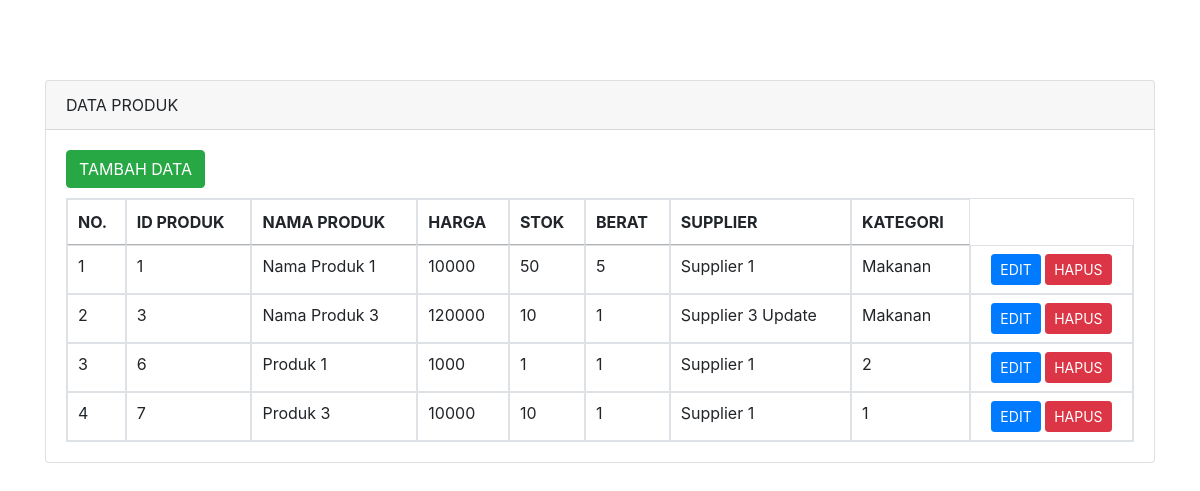
Page /produk/index.php on the committed database.
### tables this page shows
CREATE TABLE `produk` (
  `id` int NOT NULL AUTO_INCREMENT,
  `id_supplier` int DEFAULT NULL,
  `nama` varchar(100) NOT NULL,
  `harga` int DEFAULT NULL,
  `stok` int NOT NULL,
  `berat` int NOT NULL,
  `kategori` varchar(100) NOT NULL,
  PRIMARY KEY (`id`),
  KEY `produk_supplier_FK` (`id_supplier`)
);

CREATE TABLE `supplier` (
  `id` int NOT NULL AUTO_INCREMENT,
  `nama` varchar(100) NOT NULL,
  `alamat` text NOT NULL,
  `kontak` varchar(100) NOT NULL,
  `email` varchar(100) NOT NULL,
  PRIMARY KEY (`id`)
);

### produk/index.php (the view, shortened to what this page needs)
<!doctype html>
<html lang="en">
  <head>
    <link rel="stylesheet" href="https://stackpath.bootstrapcdn.com/bootstrap/4.4.1/css/bootstrap.min.css">
    <link rel="stylesheet" href="//cdn.datatables.net/1.10.20/css/jquery.dataTables.min.css">
  </head>
  <body>
    <div class="container" style="margin-top: 80px">
      <div class="row">
        <div class="col-md-12">
          <div class="card">
            <div class="card-header">
              DATA PRODUK
            </div>
            <div class="card-body">
              <a href="tambah-produk.php" class="btn btn-md btn-success" style="margin-bottom: 10px">TAMBAH DATA</a>
              <table class="table table-bordered" id="myTable">
                <thead>
                  <tr>
                    <th scope="col">NO.</th>
                    <th scope="col">ID PRODUK</th>
                    <th scope="col">NAMA PRODUK</th>
                    <th scope="col">HARGA</th>
                    <th scope="col">STOK</th>
                    <th scope="col">BERAT</th>
                    <th scope="col">SUPPLIER</th>
                    <th scope="col">KATEGORI</th>
                  </tr>
                </thead>
                <tbody>
                <?php
                    include('../koneksi.php');
                    $no = 1;
                    $query = mysqli_query($connection, "
                        SELECT produk.*, supplier.nama AS nama_supplier
                        FROM produk
                        JOIN supplier ON produk.id_supplier = supplier.id
                    ");
                    while($row = mysqli_fetch_array($query)){
                ?>
                  <tr>
                      <td><?php echo $no++ ?></td>
                      <td><?php echo $row['id'] ?></td>
                      <td><?php echo $row['nama'] ?></td>
                      <td><?php echo $row['harga'] ?></td>
                      <td><?php echo $row['stok'] ?></td>
                      <td><?php echo $row['berat'] ?></td>
                      <td><?php echo $row['nama_supplier'] ?></td>
                      <td><?php echo $row['kategori'] ?></td>
                      <td class="text-center">
                        <a href="edit-produk.php?id=<?php echo $row['id'] ?>" class="btn btn-sm btn-primary">EDIT</a>
                        <a href="hapus-produk.php?id=<?php echo $row['id'] ?>" class="btn btn-sm btn-danger">HAPUS</a>
                      </td>
                  </tr>
                <?php } ?>
                </tbody>
              </table>
            </div>
          </div>
      </div>
    </div>
  </body>
</html>

### rows in the picture
produk: id "1", nama "Nama Produk 1", harga "10000", stok "50", berat "5", id_supplier.nama "Supplier 1", kategori "Makanan"
produk: id "3", nama "Nama Produk 3", harga "120000", stok "10", berat "1", id_supplier.nama "Supplier 3 Update", kategori "Makanan"
produk: id "6", nama "Produk 1", harga "1000", stok "1", berat "1", id_supplier.nama "Supplier 1", kategori "2"
produk: id "7", nama "Produk 3", harga "10000", stok "10", berat "1", id_supplier.nama "Supplier 1", kategori "1"
